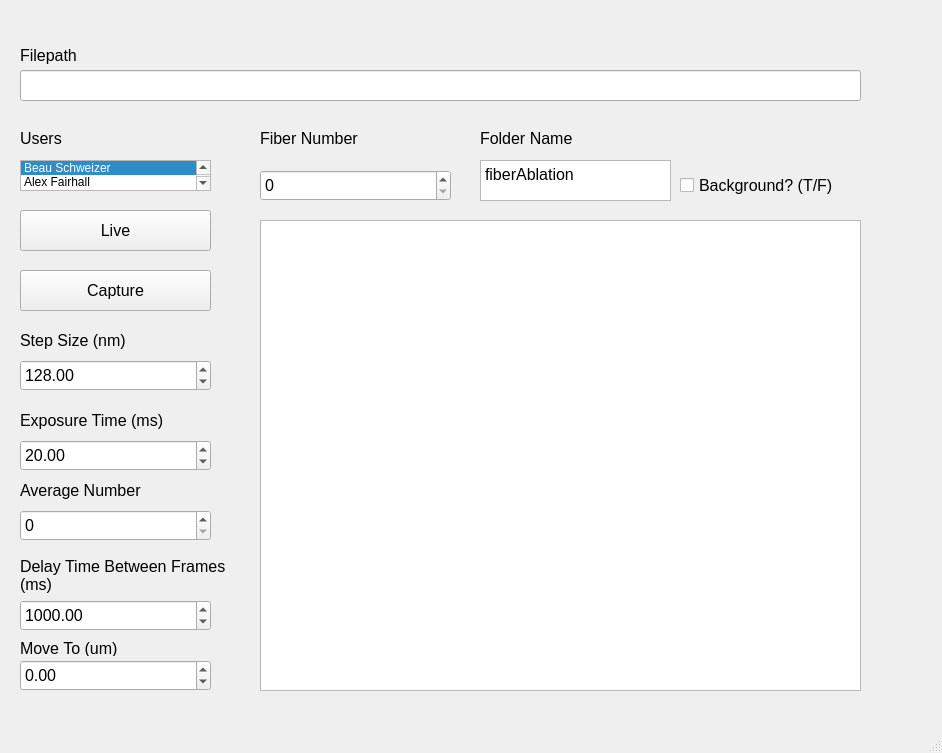
<?xml version="1.0" encoding="UTF-8"?>
<ui version="4.0">
 <class>FiberCharacterization</class>
 <widget class="QMainWindow" name="FiberCharacterization">
  <property name="geometry">
   <rect>
    <x>0</x>
    <y>0</y>
    <width>942</width>
    <height>753</height>
   </rect>
  </property>
  <property name="windowTitle">
   <string>MainWindow</string>
  </property>
  <widget class="QWidget" name="centralwidget">
   <widget class="QPushButton" name="capture">
    <property name="geometry">
     <rect>
      <x>20</x>
      <y>270</y>
      <width>191</width>
      <height>41</height>
     </rect>
    </property>
    <property name="font">
     <font>
      <pointsize>12</pointsize>
     </font>
    </property>
    <property name="text">
     <string>Capture</string>
    </property>
   </widget>
   <widget class="QDoubleSpinBox" name="stepSize">
    <property name="geometry">
     <rect>
      <x>20</x>
      <y>360</y>
      <width>191</width>
      <height>31</height>
     </rect>
    </property>
    <property name="font">
     <font>
      <pointsize>12</pointsize>
     </font>
    </property>
    <property name="maximum">
     <double>1000.000000000000000</double>
    </property>
    <property name="value">
     <double>128.000000000000000</double>
    </property>
   </widget>
   <widget class="QLabel" name="labelStepSize">
    <property name="geometry">
     <rect>
      <x>20</x>
      <y>330</y>
      <width>151</width>
      <height>21</height>
     </rect>
    </property>
    <property name="font">
     <font>
      <pointsize>12</pointsize>
     </font>
    </property>
    <property name="text">
     <string>Step Size (nm)</string>
    </property>
   </widget>
   <widget class="QGraphicsView" name="cameraImage">
    <property name="geometry">
     <rect>
      <x>260</x>
      <y>220</y>
      <width>601</width>
      <height>471</height>
     </rect>
    </property>
   </widget>
   <widget class="QLineEdit" name="filepath">
    <property name="geometry">
     <rect>
      <x>20</x>
      <y>70</y>
      <width>841</width>
      <height>31</height>
     </rect>
    </property>
   </widget>
   <widget class="QLabel" name="labelFilepath">
    <property name="geometry">
     <rect>
      <x>20</x>
      <y>40</y>
      <width>121</width>
      <height>31</height>
     </rect>
    </property>
    <property name="font">
     <font>
      <pointsize>12</pointsize>
     </font>
    </property>
    <property name="text">
     <string>Filepath</string>
    </property>
   </widget>
   <widget class="QListWidget" name="users">
    <property name="geometry">
     <rect>
      <x>20</x>
      <y>160</y>
      <width>191</width>
      <height>31</height>
     </rect>
    </property>
    <property name="currentRow">
     <number>0</number>
    </property>
    <item>
     <property name="text">
      <string>Beau Schweizer</string>
     </property>
    </item>
    <item>
     <property name="text">
      <string>Alex Fairhall</string>
     </property>
    </item>
    <item>
     <property name="text">
      <string>Brandon Mehlenbacher</string>
     </property>
    </item>
    <item>
     <property name="text">
      <string>Lisa-Maria Needham</string>
     </property>
    </item>
    <item>
     <property name="text">
      <string>Julia Rasch</string>
     </property>
    </item>
   </widget>
   <widget class="QLabel" name="labelUsers">
    <property name="geometry">
     <rect>
      <x>20</x>
      <y>130</y>
      <width>55</width>
      <height>16</height>
     </rect>
    </property>
    <property name="font">
     <font>
      <pointsize>12</pointsize>
     </font>
    </property>
    <property name="text">
     <string>Users</string>
    </property>
   </widget>
   <widget class="QPushButton" name="live">
    <property name="geometry">
     <rect>
      <x>20</x>
      <y>210</y>
      <width>191</width>
      <height>41</height>
     </rect>
    </property>
    <property name="font">
     <font>
      <pointsize>12</pointsize>
     </font>
    </property>
    <property name="text">
     <string>Live</string>
    </property>
   </widget>
   <widget class="QLabel" name="labelExposure">
    <property name="geometry">
     <rect>
      <x>20</x>
      <y>400</y>
      <width>211</width>
      <height>41</height>
     </rect>
    </property>
    <property name="font">
     <font>
      <pointsize>12</pointsize>
     </font>
    </property>
    <property name="text">
     <string>Exposure Time (ms)</string>
    </property>
   </widget>
   <widget class="QDoubleSpinBox" name="exposureTime">
    <property name="geometry">
     <rect>
      <x>20</x>
      <y>440</y>
      <width>191</width>
      <height>31</height>
     </rect>
    </property>
    <property name="font">
     <font>
      <pointsize>12</pointsize>
     </font>
    </property>
    <property name="value">
     <double>20.000000000000000</double>
    </property>
   </widget>
   <widget class="QLabel" name="lableAverageNumber">
    <property name="geometry">
     <rect>
      <x>20</x>
      <y>480</y>
      <width>181</width>
      <height>21</height>
     </rect>
    </property>
    <property name="font">
     <font>
      <pointsize>12</pointsize>
     </font>
    </property>
    <property name="text">
     <string>Average Number</string>
    </property>
   </widget>
   <widget class="QLabel" name="labelDelayTime">
    <property name="geometry">
     <rect>
      <x>20</x>
      <y>550</y>
      <width>231</width>
      <height>51</height>
     </rect>
    </property>
    <property name="font">
     <font>
      <pointsize>12</pointsize>
     </font>
    </property>
    <property name="text">
     <string>Delay Time Between Frames (ms)</string>
    </property>
    <property name="wordWrap">
     <bool>true</bool>
    </property>
   </widget>
   <widget class="QDoubleSpinBox" name="delayTime">
    <property name="geometry">
     <rect>
      <x>20</x>
      <y>600</y>
      <width>191</width>
      <height>31</height>
     </rect>
    </property>
    <property name="font">
     <font>
      <pointsize>12</pointsize>
     </font>
    </property>
    <property name="maximum">
     <double>10000.000000000000000</double>
    </property>
    <property name="value">
     <double>1000.000000000000000</double>
    </property>
   </widget>
   <widget class="QSpinBox" name="averageNumber">
    <property name="geometry">
     <rect>
      <x>20</x>
      <y>510</y>
      <width>191</width>
      <height>31</height>
     </rect>
    </property>
    <property name="font">
     <font>
      <pointsize>12</pointsize>
     </font>
    </property>
   </widget>
   <widget class="QDoubleSpinBox" name="moveTo">
    <property name="geometry">
     <rect>
      <x>20</x>
      <y>660</y>
      <width>191</width>
      <height>31</height>
     </rect>
    </property>
    <property name="font">
     <font>
      <pointsize>12</pointsize>
     </font>
    </property>
    <property name="minimum">
     <double>-12500.000000000000000</double>
    </property>
    <property name="maximum">
     <double>25000.000000000000000</double>
    </property>
    <property name="singleStep">
     <double>0.001000000000000</double>
    </property>
    <property name="value">
     <double>0.000000000000000</double>
    </property>
   </widget>
   <widget class="QLabel" name="labelMoveTo">
    <property name="geometry">
     <rect>
      <x>20</x>
      <y>640</y>
      <width>141</width>
      <height>16</height>
     </rect>
    </property>
    <property name="font">
     <font>
      <pointsize>12</pointsize>
     </font>
    </property>
    <property name="text">
     <string>Move To (um)</string>
    </property>
   </widget>
   <widget class="QSpinBox" name="fiberNumber">
    <property name="geometry">
     <rect>
      <x>260</x>
      <y>170</y>
      <width>191</width>
      <height>31</height>
     </rect>
    </property>
    <property name="font">
     <font>
      <pointsize>12</pointsize>
     </font>
    </property>
   </widget>
   <widget class="QLabel" name="labelFiberNumber">
    <property name="geometry">
     <rect>
      <x>260</x>
      <y>130</y>
      <width>161</width>
      <height>16</height>
     </rect>
    </property>
    <property name="font">
     <font>
      <pointsize>12</pointsize>
     </font>
    </property>
    <property name="text">
     <string>Fiber Number</string>
    </property>
   </widget>
   <widget class="QTextEdit" name="folderName">
    <property name="geometry">
     <rect>
      <x>480</x>
      <y>160</y>
      <width>191</width>
      <height>41</height>
     </rect>
    </property>
    <property name="html">
     <string>&lt;!DOCTYPE HTML PUBLIC &quot;-//W3C//DTD HTML 4.0//EN&quot; &quot;http://www.w3.org/TR/REC-html40/strict.dtd&quot;&gt;
&lt;html&gt;&lt;head&gt;&lt;meta name=&quot;qrichtext&quot; content=&quot;1&quot; /&gt;&lt;style type=&quot;text/css&quot;&gt;
p, li { white-space: pre-wrap; }
&lt;/style&gt;&lt;/head&gt;&lt;body style=&quot; font-family:'MS Shell Dlg 2'; font-size:7.8pt; font-weight:400; font-style:normal;&quot;&gt;
&lt;p style=&quot; margin-top:0px; margin-bottom:0px; margin-left:0px; margin-right:0px; -qt-block-indent:0; text-indent:0px;&quot;&gt;&lt;span style=&quot; font-size:12pt;&quot;&gt;fiberAblation&lt;/span&gt;&lt;/p&gt;&lt;/body&gt;&lt;/html&gt;</string>
    </property>
   </widget>
   <widget class="QCheckBox" name="background">
    <property name="geometry">
     <rect>
      <x>680</x>
      <y>170</y>
      <width>251</width>
      <height>31</height>
     </rect>
    </property>
    <property name="font">
     <font>
      <pointsize>12</pointsize>
     </font>
    </property>
    <property name="text">
     <string>Background? (T/F)</string>
    </property>
    <property name="checked">
     <bool>false</bool>
    </property>
   </widget>
   <widget class="QLabel" name="labelFolderName">
    <property name="geometry">
     <rect>
      <x>480</x>
      <y>130</y>
      <width>141</width>
      <height>16</height>
     </rect>
    </property>
    <property name="font">
     <font>
      <pointsize>12</pointsize>
     </font>
    </property>
    <property name="text">
     <string>Folder Name</string>
    </property>
   </widget>
  </widget>
  <widget class="QMenuBar" name="menubar">
   <property name="geometry">
    <rect>
     <x>0</x>
     <y>0</y>
     <width>942</width>
     <height>26</height>
    </rect>
   </property>
  </widget>
  <widget class="QStatusBar" name="statusbar"/>
 </widget>
 <resources/>
 <connections/>
</ui>
